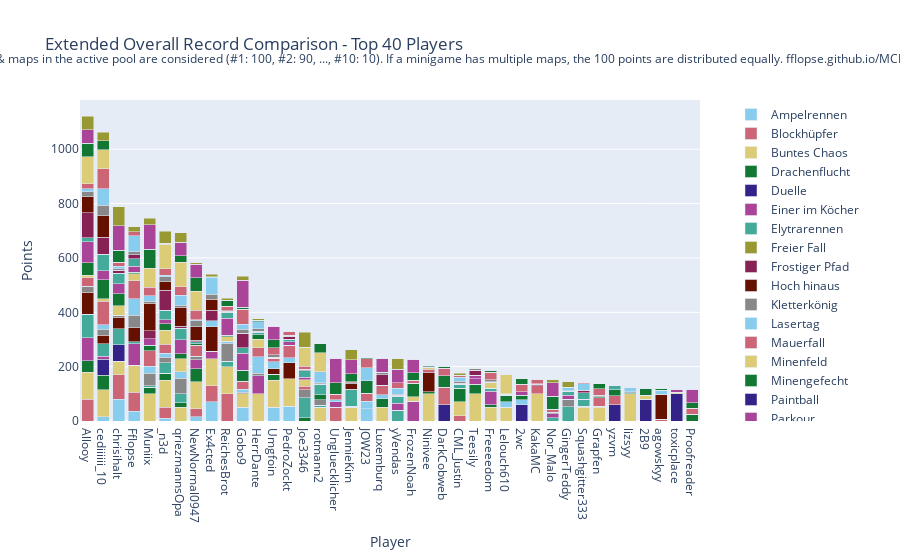

The notebook cell saved with this chart:
### Code cell
import plotly.graph_objects as go

# Sum all columns to get the total score
outDf['Total'] = outDf.sum(axis=1)

# Sort by total score and fill N/A values with 0
outDf = outDf.sort_values(by='Total', ascending=False).fillna(0)

# Crop to top 10 players
cropDf = outDf.head(40).copy()

# Drop the 'Total' column for plotting
cropDf = cropDf.drop(columns=['Total'])

# Create a color palette
color_palette = px.colors.qualitative.Safe

# Create the stacked bar plot
fig = go.Figure()

cropDf = remove_duplicate_columns(cropDf)

for column in cropDf.columns.difference(['Player']):
    fig.add_trace(go.Bar(
        x=cropDf.index,
        y=cropDf[column],
        name=column,
        marker_color=color_palette[len(fig.data) % len(color_palette)]
    ))

# Update layout
fig.update_layout(
    barmode='stack',
    title='Extended Overall Record Comparison - Top 40 Players',
    xaxis=dict(title='Player'),
    yaxis=dict(title='Points'),
    #height=800,
    #width=1000,
    legend=dict(
        x=1.05,
        y=0.5,
        traceorder='normal',
        font=dict(size=12),
        bgcolor='rgba(255, 255, 255, 0)',
        bordercolor='rgba(0, 0, 0, 0)'
    ),
    margin=dict(r=200),  # Adjust right margin to make room for the legend
    annotations=[
        dict(
            x=0.5,
            y=1.1635,
            xref='paper',
            yref='paper',
            text='Max 100 points per minigame. Records #1 through #10 of games & maps in the active pool are considered (#1: 100, #2: 90, ..., #10: 10). If a minigame has multiple maps, the 100 points are distributed equally. fflopse.github.io/MCP-Records/data-analysis/global-ranking.ipynb',
            showarrow=False,
            font=dict(size=12),
            xanchor='center'
        )
    ]
)

fig.show()

# save the plot as an html file

fig.write_html('out/ext_overall_record_comparison.html')

### Figure 1 — Plotly figure (JSON) as saved in the notebook; plotly's stock layout.template omitted (floating-point values rounded to 4 significant figures)
{"data": [{"marker": {"color": "rgb(136, 204, 238)"}, "name": "Ampelrennen", "type": "bar", "x": ["Allooy", "cediiiiii_10", "chrisihalt", "Fflopse", "Muniix", "_n3d", "qriezmannsOpa", "NewNormal0947", "Ex4cted", "ReichesBrot", "Gobo9", "HerrDante", "Umgfoin", "PedroZockt", "Joe3346", "rotmann2", "Ungluecklicher", "JennieKim", "JOW23", "Luxemburq", "yVendas", "FrozenNoah", "Ninivee", "DarkCobweb", "CML_Justin", "Teesily", "Freeeedom", "Lelouch610", "2wc", "KakaMC", "Nor_Malo", "GingerTeddy", "Squashgitter333", "Grapfen", "yzvm", "lizsyy", "2B9", "agowskyy", "toxicplace", "Proofreader"], "y": [0.0, 15.0, 80.0, 35.0, 0.0, 10.0, 0.0, 15.0, 70.0, 0.0, 50.0, 0.0, 50.0, 55.0, 0.0, 0.0, 0.0, 0.0, 45.0, 0.0, 0.0, 0.0, 0.0, 0.0, 0.0, 0.0, 0.0, 0.0, 0.0, 0.0, 0.0, 0.0, 0.0, 0.0, 0.0, 0.0, 0.0, 0.0, 0.0, 0.0]}, {"marker": {"color": "rgb(204, 102, 119)"}, "name": "Blockhüpfer", "type": "bar", "x": ["Allooy", "cediiiiii_10", "chrisihalt", "Fflopse", "Muniix", "_n3d", "qriezmannsOpa", "NewNormal0947", "Ex4cted", "ReichesBrot", "Gobo9", "HerrDante", "Umgfoin", "PedroZockt", "Joe3346", "rotmann2", "Ungluecklicher", "JennieKim", "JOW23", "Luxemburq", "yVendas", "FrozenNoah", "Ninivee", "DarkCobweb", "CML_Justin", "Teesily", "Freeeedom", "Lelouch610", "2wc", "KakaMC", "Nor_Malo", "GingerTeddy", "Squashgitter333", "Grapfen", "yzvm", "lizsyy", "2B9", "agowskyy", "toxicplace", "Proofreader"], "y": [80.0, 0.0, 90.0, 70.0, 0.0, 40.0, 0.0, 30.0, 60.0, 100.0, 0.0, 0.0, 0.0, 0.0, 0.0, 0.0, 50.0, 0.0, 0.0, 0.0, 0.0, 0.0, 0.0, 0.0, 20.0, 0.0, 0.0, 0.0, 0.0, 0.0, 0.0, 0.0, 0.0, 0.0, 0.0, 0.0, 0.0, 0.0, 0.0, 0.0]}, {"marker": {"color": "rgb(221, 204, 119)"}, "name": "Buntes Chaos", "type": "bar", "x": ["Allooy", "cediiiiii_10", "chrisihalt", "Fflopse", "Muniix", "_n3d", "qriezmannsOpa", "NewNormal0947", "Ex4cted", "ReichesBrot", "Gobo9", "HerrDante", "Umgfoin", "PedroZockt", "Joe3346", "rotmann2", "Ungluecklicher", "JennieKim", "JOW23", "Luxemburq", "yVendas", "FrozenNoah", "Ninivee", "DarkCobweb", "CML_Justin", "Teesily", "Freeeedom", "Lelouch610", "2wc", "KakaMC", "Nor_Malo", "GingerTeddy", "Squashgitter333", "Grapfen", "yzvm", "lizsyy", "2B9", "agowskyy", "toxicplace", "Proofreader"], "y": [100.0, 100.0, 50.0, 100.0, 100.0, 100.0, 50.0, 100.0, 100.0, 100.0, 50.0, 100.0, 100.0, 100.0, 0.0, 50.0, 0.0, 50.0, 0.0, 50.0, 0.0, 0.0, 100.0, 0.0, 50.0, 100.0, 50.0, 50.0, 0.0, 100.0, 0.0, 0.0, 50.0, 50.0, 0.0, 100.0, 0.0, 0.0, 0.0, 0.0]}, {"marker": {"color": "rgb(17, 119, 51)"}, "name": "Drachenflucht", "type": "bar", "x": ["Allooy", "cediiiiii_10", "chrisihalt", "Fflopse", "Muniix", "_n3d", "qriezmannsOpa", "NewNormal0947", "Ex4cted", "ReichesBrot", "Gobo9", "HerrDante", "Umgfoin", "PedroZockt", "Joe3346", "rotmann2", "Ungluecklicher", "JennieKim", "JOW23", "Luxemburq", "yVendas", "FrozenNoah", "Ninivee", "DarkCobweb", "CML_Justin", "Teesily", "Freeeedom", "Lelouch610", "2wc", "KakaMC", "Nor_Malo", "GingerTeddy", "Squashgitter333", "Grapfen", "yzvm", "lizsyy", "2B9", "agowskyy", "toxicplace", "Proofreader"], "y": [42.5, 52.5, 0.0, 0.0, 25.0, 25.0, 17.5, 47.5, 0.0, 0.0, 0.0, 0.0, 22.5, 0.0, 12.5, 0.0, 0.0, 0.0, 0.0, 32.5, 0.0, 0.0, 7.5, 0.0, 50.0, 35.0, 10.0, 0.0, 0.0, 0.0, 0.0, 0.0, 5.0, 5.0, 0.0, 0.0, 0.0, 0.0, 0.0, 25.0]}, {"marker": {"color": "rgb(51, 34, 136)"}, "name": "Duelle", "type": "bar", "x": ["Allooy", "cediiiiii_10", "chrisihalt", "Fflopse", "Muniix", "_n3d", "qriezmannsOpa", "NewNormal0947", "Ex4cted", "ReichesBrot", "Gobo9", "HerrDante", "Umgfoin", "PedroZockt", "Joe3346", "rotmann2", "Ungluecklicher", "JennieKim", "JOW23", "Luxemburq", "yVendas", "FrozenNoah", "Ninivee", "DarkCobweb", "CML_Justin", "Teesily", "Freeeedom", "Lelouch610", "2wc", "KakaMC", "Nor_Malo", "GingerTeddy", "Squashgitter333", "Grapfen", "yzvm", "lizsyy", "2B9", "agowskyy", "toxicplace", "Proofreader"], "y": [0.0, 60.0, 60.0, 0.0, 0.0, 0.0, 0.0, 0.0, 0.0, 0.0, 0.0, 0.0, 0.0, 0.0, 0.0, 0.0, 0.0, 0.0, 0.0, 0.0, 0.0, 0.0, 0.0, 60.0, 0.0, 0.0, 0.0, 0.0, 60.0, 0.0, 0.0, 0.0, 0.0, 0.0, 60.0, 0.0, 80.0, 0.0, 100.0, 0.0]}, {"marker": {"color": "rgb(170, 68, 153)"}, "name": "Einer im Köcher", "type": "bar", "x": ["Allooy", "cediiiiii_10", "chrisihalt", "Fflopse", "Muniix", "_n3d", "qriezmannsOpa", "NewNormal0947", "Ex4cted", "ReichesBrot", "Gobo9", "HerrDante", "Umgfoin", "PedroZockt", "Joe3346", "rotmann2", "Ungluecklicher", "JennieKim", "JOW23", "Luxemburq", "yVendas", "FrozenNoah", "Ninivee", "DarkCobweb", "CML_Justin", "Teesily", "Freeeedom", "Lelouch610", "2wc", "KakaMC", "Nor_Malo", "GingerTeddy", "Squashgitter333", "Grapfen", "yzvm", "lizsyy", "2B9", "agowskyy", "toxicplace", "Proofreader"], "y": [83.33, 10.0, 0.0, 80.0, 0.0, 0.0, 0.0, 33.33, 26.67, 0.0, 0.0, 66.67, 0.0, 0.0, 0.0, 0.0, 20.0, 0.0, 0.0, 0.0, 0.0, 73.33, 0.0, 0.0, 0.0, 20.0, 50.0, 0.0, 0.0, 0.0, 0.0, 0.0, 0.0, 0.0, 0.0, 0.0, 0.0, 0.0, 0.0, 0.0]}, {"marker": {"color": "rgb(68, 170, 153)"}, "name": "Elytrarennen", "type": "bar", "x": ["Allooy", "cediiiiii_10", "chrisihalt", "Fflopse", "Muniix", "_n3d", "qriezmannsOpa", "NewNormal0947", "Ex4cted", "ReichesBrot", "Gobo9", "HerrDante", "Umgfoin", "PedroZockt", "Joe3346", "rotmann2", "Ungluecklicher", "JennieKim", "JOW23", "Luxemburq", "yVendas", "FrozenNoah", "Ninivee", "DarkCobweb", "CML_Justin", "Teesily", "Freeeedom", "Lelouch610", "2wc", "KakaMC", "Nor_Malo", "GingerTeddy", "Squashgitter333", "Grapfen", "yzvm", "lizsyy", "2B9", "agowskyy", "toxicplace", "Proofreader"], "y": [87.5, 47.5, 60.0, 7.5, 5.0, 40.0, 32.5, 0.0, 0.0, 20.0, 0.0, 0.0, 0.0, 0.0, 72.5, 7.5, 0.0, 0.0, 0.0, 0.0, 40.0, 0.0, 0.0, 0.0, 15.0, 0.0, 10.0, 0.0, 0.0, 0.0, 12.5, 52.5, 25.0, 0.0, 0.0, 0.0, 0.0, 0.0, 0.0, 0.0]}, {"marker": {"color": "rgb(153, 153, 51)"}, "name": "Freier Fall", "type": "bar", "x": ["Allooy", "cediiiiii_10", "chrisihalt", "Fflopse", "Muniix", "_n3d", "qriezmannsOpa", "NewNormal0947", "Ex4cted", "ReichesBrot", "Gobo9", "HerrDante", "Umgfoin", "PedroZockt", "Joe3346", "rotmann2", "Ungluecklicher", "JennieKim", "JOW23", "Luxemburq", "yVendas", "FrozenNoah", "Ninivee", "DarkCobweb", "CML_Justin", "Teesily", "Freeeedom", "Lelouch610", "2wc", "KakaMC", "Nor_Malo", "GingerTeddy", "Squashgitter333", "Grapfen", "yzvm", "lizsyy", "2B9", "agowskyy", "toxicplace", "Proofreader"], "y": [0.0, 0.0, 0.0, 0.0, 0.0, 0.0, 0.0, 0.0, 0.0, 0.0, 0.0, 0.0, 0.0, 0.0, 0.0, 0.0, 0.0, 0.0, 0.0, 0.0, 0.0, 0.0, 0.0, 0.0, 0.0, 0.0, 0.0, 0.0, 0.0, 0.0, 0.0, 0.0, 0.0, 0.0, 0.0, 0.0, 0.0, 0.0, 0.0, 0.0]}, {"marker": {"color": "rgb(136, 34, 85)"}, "name": "Frostiger Pfad", "type": "bar", "x": ["Allooy", "cediiiiii_10", "chrisihalt", "Fflopse", "Muniix", "_n3d", "qriezmannsOpa", "NewNormal0947", "Ex4cted", "ReichesBrot", "Gobo9", "HerrDante", "Umgfoin", "PedroZockt", "Joe3346", "rotmann2", "Ungluecklicher", "JennieKim", "JOW23", "Luxemburq", "yVendas", "FrozenNoah", "Ninivee", "DarkCobweb", "CML_Justin", "Teesily", "Freeeedom", "Lelouch610", "2wc", "KakaMC", "Nor_Malo", "GingerTeddy", "Squashgitter333", "Grapfen", "yzvm", "lizsyy", "2B9", "agowskyy", "toxicplace", "Proofreader"], "y": [0.0, 0.0, 0.0, 0.0, 0.0, 0.0, 0.0, 0.0, 0.0, 0.0, 0.0, 0.0, 0.0, 0.0, 0.0, 0.0, 0.0, 0.0, 0.0, 0.0, 0.0, 0.0, 0.0, 0.0, 0.0, 0.0, 0.0, 0.0, 0.0, 0.0, 0.0, 0.0, 0.0, 0.0, 0.0, 0.0, 0.0, 0.0, 0.0, 0.0]}, {"marker": {"color": "rgb(102, 17, 0)"}, "name": "Hoch hinaus", "type": "bar", "x": ["Allooy", "cediiiiii_10", "chrisihalt", "Fflopse", "Muniix", "_n3d", "qriezmannsOpa", "NewNormal0947", "Ex4cted", "ReichesBrot", "Gobo9", "HerrDante", "Umgfoin", "PedroZockt", "Joe3346", "rotmann2", "Ungluecklicher", "JennieKim", "JOW23", "Luxemburq", "yVendas", "FrozenNoah", "Ninivee", "DarkCobweb", "CML_Justin", "Teesily", "Freeeedom", "Lelouch610", "2wc", "KakaMC", "Nor_Malo", "GingerTeddy", "Squashgitter333", "Grapfen", "yzvm", "lizsyy", "2B9", "agowskyy", "toxicplace", "Proofreader"], "y": [80.0, 30.0, 40.0, 50.0, 0.0, 0.0, 0.0, 0.0, 90.0, 0.0, 0.0, 0.0, 20.0, 60.0, 0.0, 0.0, 0.0, 0.0, 0.0, 0.0, 0.0, 0.0, 70.0, 0.0, 0.0, 0.0, 0.0, 0.0, 0.0, 0.0, 0.0, 0.0, 0.0, 0.0, 0.0, 0.0, 0.0, 0.0, 0.0, 0.0]}, {"marker": {"color": "rgb(136, 136, 136)"}, "name": "Kletterkönig", "type": "bar", "x": ["Allooy", "cediiiiii_10", "chrisihalt", "Fflopse", "Muniix", "_n3d", "qriezmannsOpa", "NewNormal0947", "Ex4cted", "ReichesBrot", "Gobo9", "HerrDante", "Umgfoin", "PedroZockt", "Joe3346", "rotmann2", "Ungluecklicher", "JennieKim", "JOW23", "Luxemburq", "yVendas", "FrozenNoah", "Ninivee", "DarkCobweb", "CML_Justin", "Teesily", "Freeeedom", "Lelouch610", "2wc", "KakaMC", "Nor_Malo", "GingerTeddy", "Squashgitter333", "Grapfen", "yzvm", "lizsyy", "2B9", "agowskyy", "toxicplace", "Proofreader"], "y": [23.33, 23.33, 10.0, 46.67, 46.67, 20.0, 56.67, 13.33, 0.0, 66.67, 6.667, 10.0, 0.0, 0.0, 30.0, 20.0, 0.0, 0.0, 0.0, 0.0, 0.0, 0.0, 0.0, 0.0, 0.0, 0.0, 0.0, 0.0, 0.0, 0.0, 0.0, 26.67, 0.0, 0.0, 0.0, 0.0, 0.0, 0.0, 0.0, 0.0]}, {"marker": {"color": "rgb(136, 204, 238)"}, "name": "Lasertag", "type": "bar", "x": ["Allooy", "cediiiiii_10", "chrisihalt", "Fflopse", "Muniix", "_n3d", "qriezmannsOpa", "NewNormal0947", "Ex4cted", "ReichesBrot", "Gobo9", "HerrDante", "Umgfoin", "PedroZockt", "Joe3346", "rotmann2", "Ungluecklicher", "JennieKim", "JOW23", "Luxemburq", "yVendas", "FrozenNoah", "Ninivee", "DarkCobweb", "CML_Justin", "Teesily", "Freeeedom", "Lelouch610", "2wc", "KakaMC", "Nor_Malo", "GingerTeddy", "Squashgitter333", "Grapfen", "yzvm", "lizsyy", "2B9", "agowskyy", "toxicplace", "Proofreader"], "y": [0.0, 15.0, 0.0, 60.0, 25.0, 15.0, 25.0, 0.0, 22.5, 7.5, 10.0, 60.0, 25.0, 17.5, 0.0, 0.0, 0.0, 5.0, 27.5, 15.0, 0.0, 0.0, 0.0, 0.0, 0.0, 0.0, 0.0, 20.0, 17.5, 0.0, 0.0, 0.0, 0.0, 0.0, 0.0, 0.0, 0.0, 0.0, 0.0, 0.0]}, {"marker": {"color": "rgb(204, 102, 119)"}, "name": "Mauerfall", "type": "bar", "x": ["Allooy", "cediiiiii_10", "chrisihalt", "Fflopse", "Muniix", "_n3d", "qriezmannsOpa", "NewNormal0947", "Ex4cted", "ReichesBrot", "Gobo9", "HerrDante", "Umgfoin", "PedroZockt", "Joe3346", "rotmann2", "Ungluecklicher", "JennieKim", "JOW23", "Luxemburq", "yVendas", "FrozenNoah", "Ninivee", "DarkCobweb", "CML_Justin", "Teesily", "Freeeedom", "Lelouch610", "2wc", "KakaMC", "Nor_Malo", "GingerTeddy", "Squashgitter333", "Grapfen", "yzvm", "lizsyy", "2B9", "agowskyy", "toxicplace", "Proofreader"], "y": [30.0, 86.67, 0.0, 66.67, 56.67, 33.33, 0.0, 40.0, 0.0, 0.0, 30.0, 33.33, 13.33, 46.67, 13.33, 0.0, 0.0, 0.0, 30.0, 33.33, 0.0, 0.0, 13.33, 63.33, 0.0, 0.0, 0.0, 0.0, 0.0, 30.0, 0.0, 0.0, 0.0, 30.0, 33.33, 0.0, 0.0, 6.667, 0.0, 0.0]}, {"marker": {"color": "rgb(221, 204, 119)"}, "name": "Minenfeld", "type": "bar", "x": ["Allooy", "cediiiiii_10", "chrisihalt", "Fflopse", "Muniix", "_n3d", "qriezmannsOpa", "NewNormal0947", "Ex4cted", "ReichesBrot", "Gobo9", "HerrDante", "Umgfoin", "PedroZockt", "Joe3346", "rotmann2", "Ungluecklicher", "JennieKim", "JOW23", "Luxemburq", "yVendas", "FrozenNoah", "Ninivee", "DarkCobweb", "CML_Justin", "Teesily", "Freeeedom", "Lelouch610", "2wc", "KakaMC", "Nor_Malo", "GingerTeddy", "Squashgitter333", "Grapfen", "yzvm", "lizsyy", "2B9", "agowskyy", "toxicplace", "Proofreader"], "y": [10.0, 10.0, 33.33, 26.67, 0.0, 50.0, 46.67, 0.0, 0.0, 16.67, 0.0, 30.0, 0.0, 0.0, 23.33, 0.0, 0.0, 0.0, 0.0, 0.0, 0.0, 16.67, 6.667, 0.0, 0.0, 0.0, 23.33, 0.0, 0.0, 0.0, 0.0, 0.0, 0.0, 0.0, 0.0, 0.0, 13.33, 0.0, 6.667, 0.0]}, {"marker": {"color": "rgb(17, 119, 51)"}, "name": "Minengefecht", "type": "bar", "x": ["Allooy", "cediiiiii_10", "chrisihalt", "Fflopse", "Muniix", "_n3d", "qriezmannsOpa", "NewNormal0947", "Ex4cted", "ReichesBrot", "Gobo9", "HerrDante", "Umgfoin", "PedroZockt", "Joe3346", "rotmann2", "Ungluecklicher", "JennieKim", "JOW23", "Luxemburq", "yVendas", "FrozenNoah", "Ninivee", "DarkCobweb", "CML_Justin", "Teesily", "Freeeedom", "Lelouch610", "2wc", "KakaMC", "Nor_Malo", "GingerTeddy", "Squashgitter333", "Grapfen", "yzvm", "lizsyy", "2B9", "agowskyy", "toxicplace", "Proofreader"], "y": [45.0, 70.0, 45.0, 5.0, 20.0, 25.0, 20.0, 5.0, 0.0, 5.0, 40.0, 17.5, 0.0, 0.0, 0.0, 20.0, 0.0, 0.0, 45.0, 0.0, 0.0, 47.5, 0.0, 42.5, 0.0, 0.0, 0.0, 25.0, 17.5, 0.0, 0.0, 0.0, 0.0, 5.0, 22.5, 0.0, 0.0, 0.0, 0.0, 0.0]}, {"marker": {"color": "rgb(51, 34, 136)"}, "name": "Paintball", "type": "bar", "x": ["Allooy", "cediiiiii_10", "chrisihalt", "Fflopse", "Muniix", "_n3d", "qriezmannsOpa", "NewNormal0947", "Ex4cted", "ReichesBrot", "Gobo9", "HerrDante", "Umgfoin", "PedroZockt", "Joe3346", "rotmann2", "Ungluecklicher", "JennieKim", "JOW23", "Luxemburq", "yVendas", "FrozenNoah", "Ninivee", "DarkCobweb", "CML_Justin", "Teesily", "Freeeedom", "Lelouch610", "2wc", "KakaMC", "Nor_Malo", "GingerTeddy", "Squashgitter333", "Grapfen", "yzvm", "lizsyy", "2B9", "agowskyy", "toxicplace", "Proofreader"], "y": [0.0, 0.0, 0.0, 0.0, 0.0, 0.0, 0.0, 0.0, 0.0, 0.0, 0.0, 0.0, 0.0, 0.0, 0.0, 0.0, 0.0, 0.0, 0.0, 0.0, 0.0, 0.0, 0.0, 0.0, 0.0, 0.0, 0.0, 0.0, 0.0, 0.0, 0.0, 0.0, 0.0, 0.0, 0.0, 0.0, 0.0, 0.0, 0.0, 0.0]}, {"marker": {"color": "rgb(170, 68, 153)"}, "name": "Parkour", "type": "bar", "x": ["Allooy", "cediiiiii_10", "chrisihalt", "Fflopse", "Muniix", "_n3d", "qriezmannsOpa", "NewNormal0947", "Ex4cted", "ReichesBrot", "Gobo9", "HerrDante", "Umgfoin", "PedroZockt", "Joe3346", "rotmann2", "Ungluecklicher", "JennieKim", "JOW23", "Luxemburq", "yVendas", "FrozenNoah", "Ninivee", "DarkCobweb", "CML_Justin", "Teesily", "Freeeedom", "Lelouch610", "2wc", "KakaMC", "Nor_Malo", "GingerTeddy", "Squashgitter333", "Grapfen", "yzvm", "lizsyy", "2B9", "agowskyy", "toxicplace", "Proofreader"], "y": [77.5, 32.5, 37.5, 22.5, 25.0, 15.0, 50.0, 0.0, 0.0, 62.5, 62.5, 0.0, 0.0, 12.5, 10.0, 0.0, 0.0, 0.0, 0.0, 0.0, 25.0, 0.0, 0.0, 0.0, 0.0, 12.5, 0.0, 0.0, 12.5, 0.0, 15.0, 15.0, 0.0, 0.0, 0.0, 0.0, 0.0, 0.0, 10.0, 0.0]}, {"marker": {"color": "rgb(68, 170, 153)"}, "name": "Pferderennen", "type": "bar", "x": ["Allooy", "cediiiiii_10", "chrisihalt", "Fflopse", "Muniix", "_n3d", "qriezmannsOpa", "NewNormal0947", "Ex4cted", "ReichesBrot", "Gobo9", "HerrDante", "Umgfoin", "PedroZockt", "Joe3346", "rotmann2", "Ungluecklicher", "JennieKim", "JOW23", "Luxemburq", "yVendas", "FrozenNoah", "Ninivee", "DarkCobweb", "CML_Justin", "Teesily", "Freeeedom", "Lelouch610", "2wc", "KakaMC", "Nor_Malo", "GingerTeddy", "Squashgitter333", "Grapfen", "yzvm", "lizsyy", "2B9", "agowskyy", "toxicplace", "Proofreader"], "y": [15.0, 61.67, 38.33, 26.67, 0.0, 35.0, 43.33, 6.667, 0.0, 21.67, 20.0, 8.333, 3.333, 8.333, 23.33, 38.33, 0.0, 60.0, 0.0, 0.0, 26.67, 0.0, 0.0, 0.0, 0.0, 0.0, 0.0, 3.333, 0.0, 0.0, 0.0, 15.0, 23.33, 0.0, 13.33, 3.333, 0.0, 0.0, 0.0, 0.0]}, {"marker": {"color": "rgb(153, 153, 51)"}, "name": "Reihenfolge", "type": "bar", "x": ["Allooy", "cediiiiii_10", "chrisihalt", "Fflopse", "Muniix", "_n3d", "qriezmannsOpa", "NewNormal0947", "Ex4cted", "ReichesBrot", "Gobo9", "HerrDante", "Umgfoin", "PedroZockt", "Joe3346", "rotmann2", "Ungluecklicher", "JennieKim", "JOW23", "Luxemburq", "yVendas", "FrozenNoah", "Ninivee", "DarkCobweb", "CML_Justin", "Teesily", "Freeeedom", "Lelouch610", "2wc", "KakaMC", "Nor_Malo", "GingerTeddy", "Squashgitter333", "Grapfen", "yzvm", "lizsyy", "2B9", "agowskyy", "toxicplace", "Proofreader"], "y": [0.0, 0.0, 0.0, 0.0, 0.0, 0.0, 0.0, 0.0, 0.0, 0.0, 0.0, 0.0, 0.0, 0.0, 0.0, 0.0, 0.0, 0.0, 0.0, 0.0, 0.0, 0.0, 0.0, 0.0, 0.0, 0.0, 0.0, 0.0, 0.0, 0.0, 0.0, 0.0, 0.0, 0.0, 0.0, 0.0, 0.0, 0.0, 0.0, 0.0]}, {"marker": {"color": "rgb(136, 34, 85)"}, "name": "Replika", "type": "bar", "x": ["Allooy", "cediiiiii_10", "chrisihalt", "Fflopse", "Muniix", "_n3d", "qriezmannsOpa", "NewNormal0947", "Ex4cted", "ReichesBrot", "Gobo9", "HerrDante", "Umgfoin", "PedroZockt", "Joe3346", "rotmann2", "Ungluecklicher", "JennieKim", "JOW23", "Luxemburq", "yVendas", "FrozenNoah", "Ninivee", "DarkCobweb", "CML_Justin", "Teesily", "Freeeedom", "Lelouch610", "2wc", "KakaMC", "Nor_Malo", "GingerTeddy", "Squashgitter333", "Grapfen", "yzvm", "lizsyy", "2B9", "agowskyy", "toxicplace", "Proofreader"], "y": [91.86, 61.27, 11.53, 15.59, 29.24, 73.73, 7.712, 6.441, 39.24, 3.22, 53.9, 3.644, 0.1695, 11.61, 0.0, 0.7627, 0.4237, 1.949, 0.5085, 39.92, 2.627, 0.0, 0.0, 0.0, 4.322, 19.32, 1.102, 0.8475, 0.0, 4.576, 0.0, 0.2542, 8.644, 0.0, 0.0, 0.9322, 0.0, 0.0, 0.0, 0.0]}, {"marker": {"color": "rgb(102, 17, 0)"}, "name": "Runterpurzeln", "type": "bar", "x": ["Allooy", "cediiiiii_10", "chrisihalt", "Fflopse", "Muniix", "_n3d", "qriezmannsOpa", "NewNormal0947", "Ex4cted", "ReichesBrot", "Gobo9", "HerrDante", "Umgfoin", "PedroZockt", "Joe3346", "rotmann2", "Ungluecklicher", "JennieKim", "JOW23", "Luxemburq", "yVendas", "FrozenNoah", "Ninivee", "DarkCobweb", "CML_Justin", "Teesily", "Freeeedom", "Lelouch610", "2wc", "KakaMC", "Nor_Malo", "GingerTeddy", "Squashgitter333", "Grapfen", "yzvm", "lizsyy", "2B9", "agowskyy", "toxicplace", "Proofreader"], "y": [60.0, 80.0, 0.0, 0.0, 100.0, 30.0, 70.0, 50.0, 40.0, 0.0, 0.0, 0.0, 0.0, 0.0, 0.0, 0.0, 0.0, 20.0, 0.0, 0.0, 0.0, 0.0, 0.0, 0.0, 0.0, 0.0, 0.0, 0.0, 0.0, 0.0, 0.0, 0.0, 0.0, 0.0, 0.0, 0.0, 0.0, 90.0, 0.0, 0.0]}, {"marker": {"color": "rgb(136, 136, 136)"}, "name": "Sammelwahn", "type": "bar", "x": ["Allooy", "cediiiiii_10", "chrisihalt", "Fflopse", "Muniix", "_n3d", "qriezmannsOpa", "NewNormal0947", "Ex4cted", "ReichesBrot", "Gobo9", "HerrDante", "Umgfoin", "PedroZockt", "Joe3346", "rotmann2", "Ungluecklicher", "JennieKim", "JOW23", "Luxemburq", "yVendas", "FrozenNoah", "Ninivee", "DarkCobweb", "CML_Justin", "Teesily", "Freeeedom", "Lelouch610", "2wc", "KakaMC", "Nor_Malo", "GingerTeddy", "Squashgitter333", "Grapfen", "yzvm", "lizsyy", "2B9", "agowskyy", "toxicplace", "Proofreader"], "y": [17.91, 39.3, 4.651, 10.0, 8.372, 19.53, 6.279, 21.16, 17.44, 2.093, 15.12, 10.93, 9.535, 4.651, 5.814, 4.419, 0.9302, 4.419, 0.4651, 9.535, 4.419, 2.326, 1.395, 1.395, 7.209, 5.349, 7.209, 0.4651, 0.0, 2.791, 3.953, 1.628, 0.4651, 4.884, 0.0, 2.791, 2.326, 1.86, 0.0, 0.0]}, {"marker": {"color": "rgb(136, 204, 238)"}, "name": "Schießstand", "type": "bar", "x": ["Allooy", "cediiiiii_10", "chrisihalt", "Fflopse", "Muniix", "_n3d", "qriezmannsOpa", "NewNormal0947", "Ex4cted", "ReichesBrot", "Gobo9", "HerrDante", "Umgfoin", "PedroZockt", "Joe3346", "rotmann2", "Ungluecklicher", "JennieKim", "JOW23", "Luxemburq", "yVendas", "FrozenNoah", "Ninivee", "DarkCobweb", "CML_Justin", "Teesily", "Freeeedom", "Lelouch610", "2wc", "KakaMC", "Nor_Malo", "GingerTeddy", "Squashgitter333", "Grapfen", "yzvm", "lizsyy", "2B9", "agowskyy", "toxicplace", "Proofreader"], "y": [10.0, 60.0, 10.0, 60.0, 20.0, 5.0, 37.5, 5.0, 62.5, 0.0, 17.5, 25.0, 0.0, 0.0, 0.0, 40.0, 7.5, 0.0, 47.5, 0.0, 22.5, 0.0, 0.0, 0.0, 15.0, 0.0, 0.0, 0.0, 0.0, 0.0, 0.0, 12.5, 25.0, 0.0, 0.0, 15.0, 0.0, 15.0, 0.0, 0.0]}, {"marker": {"color": "rgb(204, 102, 119)"}, "name": "Skywars", "type": "bar", "x": ["Allooy", "cediiiiii_10", "chrisihalt", "Fflopse", "Muniix", "_n3d", "qriezmannsOpa", "NewNormal0947", "Ex4cted", "ReichesBrot", "Gobo9", "HerrDante", "Umgfoin", "PedroZockt", "Joe3346", "rotmann2", "Ungluecklicher", "JennieKim", "JOW23", "Luxemburq", "yVendas", "FrozenNoah", "Ninivee", "DarkCobweb", "CML_Justin", "Teesily", "Freeeedom", "Lelouch610", "2wc", "KakaMC", "Nor_Malo", "GingerTeddy", "Squashgitter333", "Grapfen", "yzvm", "lizsyy", "2B9", "agowskyy", "toxicplace", "Proofreader"], "y": [18.33, 73.33, 13.33, 13.33, 31.67, 23.33, 31.67, 33.33, 3.333, 16.67, 55.0, 0.0, 25.0, 13.33, 10.0, 0.0, 20.0, 3.333, 33.33, 0.0, 20.0, 10.0, 0.0, 26.67, 6.667, 0.0, 28.33, 0.0, 28.33, 16.67, 11.67, 0.0, 3.333, 23.33, 0.0, 0.0, 0.0, 0.0, 0.0, 21.67]}, {"marker": {"color": "rgb(221, 204, 119)"}, "name": "Spleef", "type": "bar", "x": ["Allooy", "cediiiiii_10", "chrisihalt", "Fflopse", "Muniix", "_n3d", "qriezmannsOpa", "NewNormal0947", "Ex4cted", "ReichesBrot", "Gobo9", "HerrDante", "Umgfoin", "PedroZockt", "Joe3346", "rotmann2", "Ungluecklicher", "JennieKim", "JOW23", "Luxemburq", "yVendas", "FrozenNoah", "Ninivee", "DarkCobweb", "CML_Justin", "Teesily", "Freeeedom", "Lelouch610", "2wc", "KakaMC", "Nor_Malo", "GingerTeddy", "Squashgitter333", "Grapfen", "yzvm", "lizsyy", "2B9", "agowskyy", "toxicplace", "Proofreader"], "y": [100.0, 70.0, 0.0, 0.0, 70.0, 90.0, 90.0, 70.0, 0.0, 0.0, 0.0, 0.0, 0.0, 0.0, 70.0, 70.0, 0.0, 0.0, 0.0, 0.0, 0.0, 0.0, 0.0, 0.0, 0.0, 0.0, 0.0, 70.0, 0.0, 0.0, 0.0, 0.0, 0.0, 0.0, 0.0, 0.0, 0.0, 0.0, 0.0, 0.0]}, {"marker": {"color": "rgb(17, 119, 51)"}, "name": "Survivalgames", "type": "bar", "x": ["Allooy", "cediiiiii_10", "chrisihalt", "Fflopse", "Muniix", "_n3d", "qriezmannsOpa", "NewNormal0947", "Ex4cted", "ReichesBrot", "Gobo9", "HerrDante", "Umgfoin", "PedroZockt", "Joe3346", "rotmann2", "Ungluecklicher", "JennieKim", "JOW23", "Luxemburq", "yVendas", "FrozenNoah", "Ninivee", "DarkCobweb", "CML_Justin", "Teesily", "Freeeedom", "Lelouch610", "2wc", "KakaMC", "Nor_Malo", "GingerTeddy", "Squashgitter333", "Grapfen", "yzvm", "lizsyy", "2B9", "agowskyy", "toxicplace", "Proofreader"], "y": [50.0, 32.5, 45.0, 0.0, 70.0, 5.0, 22.5, 50.0, 0.0, 22.5, 7.5, 5.0, 30.0, 0.0, 0.0, 32.5, 42.5, 30.0, 5.0, 0.0, 0.0, 27.5, 5.0, 5.0, 0.0, 0.0, 7.5, 0.0, 20.0, 0.0, 47.5, 0.0, 0.0, 20.0, 0.0, 0.0, 25.0, 5.0, 0.0, 20.0]}, {"marker": {"color": "rgb(51, 34, 136)"}, "name": "Todeswürfel", "type": "bar", "x": ["Allooy", "cediiiiii_10", "chrisihalt", "Fflopse", "Muniix", "_n3d", "qriezmannsOpa", "NewNormal0947", "Ex4cted", "ReichesBrot", "Gobo9", "HerrDante", "Umgfoin", "PedroZockt", "Joe3346", "rotmann2", "Ungluecklicher", "JennieKim", "JOW23", "Luxemburq", "yVendas", "FrozenNoah", "Ninivee", "DarkCobweb", "CML_Justin", "Teesily", "Freeeedom", "Lelouch610", "2wc", "KakaMC", "Nor_Malo", "GingerTeddy", "Squashgitter333", "Grapfen", "yzvm", "lizsyy", "2B9", "agowskyy", "toxicplace", "Proofreader"], "y": [0.0, 0.0, 0.0, 0.0, 0.0, 0.0, 0.0, 0.0, 0.0, 0.0, 0.0, 0.0, 0.0, 0.0, 0.0, 0.0, 0.0, 0.0, 0.0, 0.0, 0.0, 0.0, 0.0, 0.0, 0.0, 0.0, 0.0, 0.0, 0.0, 0.0, 0.0, 0.0, 0.0, 0.0, 0.0, 0.0, 0.0, 0.0, 0.0, 0.0]}, {"marker": {"color": "rgb(170, 68, 153)"}, "name": "Turmroulette", "type": "bar", "x": ["Allooy", "cediiiiii_10", "chrisihalt", "Fflopse", "Muniix", "_n3d", "qriezmannsOpa", "NewNormal0947", "Ex4cted", "ReichesBrot", "Gobo9", "HerrDante", "Umgfoin", "PedroZockt", "Joe3346", "rotmann2", "Ungluecklicher", "JennieKim", "JOW23", "Luxemburq", "yVendas", "FrozenNoah", "Ninivee", "DarkCobweb", "CML_Justin", "Teesily", "Freeeedom", "Lelouch610", "2wc", "KakaMC", "Nor_Malo", "GingerTeddy", "Squashgitter333", "Grapfen", "yzvm", "lizsyy", "2B9", "agowskyy", "toxicplace", "Proofreader"], "y": [50.0, 0.0, 90.0, 0.0, 90.0, 0.0, 50.0, 50.0, 0.0, 0.0, 100.0, 0.0, 50.0, 0.0, 0.0, 0.0, 90.0, 50.0, 0.0, 50.0, 50.0, 50.0, 0.0, 0.0, 0.0, 0.0, 0.0, 0.0, 0.0, 0.0, 50.0, 0.0, 0.0, 0.0, 0.0, 0.0, 0.0, 0.0, 0.0, 50.0]}, {"marker": {"color": "rgb(68, 170, 153)"}, "name": "Waffenfolge", "type": "bar", "x": ["Allooy", "cediiiiii_10", "chrisihalt", "Fflopse", "Muniix", "_n3d", "qriezmannsOpa", "NewNormal0947", "Ex4cted", "ReichesBrot", "Gobo9", "HerrDante", "Umgfoin", "PedroZockt", "Joe3346", "rotmann2", "Ungluecklicher", "JennieKim", "JOW23", "Luxemburq", "yVendas", "FrozenNoah", "Ninivee", "DarkCobweb", "CML_Justin", "Teesily", "Freeeedom", "Lelouch610", "2wc", "KakaMC", "Nor_Malo", "GingerTeddy", "Squashgitter333", "Grapfen", "yzvm", "lizsyy", "2B9", "agowskyy", "toxicplace", "Proofreader"], "y": [0.0, 0.0, 0.0, 0.0, 0.0, 0.0, 0.0, 0.0, 0.0, 0.0, 0.0, 0.0, 0.0, 0.0, 0.0, 0.0, 0.0, 0.0, 0.0, 0.0, 0.0, 0.0, 0.0, 0.0, 0.0, 0.0, 0.0, 0.0, 0.0, 0.0, 0.0, 0.0, 0.0, 0.0, 0.0, 0.0, 0.0, 0.0, 0.0, 0.0]}, {"marker": {"color": "rgb(153, 153, 51)"}, "name": "Wettrennen", "type": "bar", "x": ["Allooy", "cediiiiii_10", "chrisihalt", "Fflopse", "Muniix", "_n3d", "qriezmannsOpa", "NewNormal0947", "Ex4cted", "ReichesBrot", "Gobo9", "HerrDante", "Umgfoin", "PedroZockt", "Joe3346", "rotmann2", "Ungluecklicher", "JennieKim", "JOW23", "Luxemburq", "yVendas", "FrozenNoah", "Ninivee", "DarkCobweb", "CML_Justin", "Teesily", "Freeeedom", "Lelouch610", "2wc", "KakaMC", "Nor_Malo", "GingerTeddy", "Squashgitter333", "Grapfen", "yzvm", "lizsyy", "2B9", "agowskyy", "toxicplace", "Proofreader"], "y": [50.0, 32.0, 70.0, 20.0, 24.0, 44.0, 36.0, 6.0, 8.0, 8.0, 14.0, 6.0, 0.0, 0.0, 56.0, 0.0, 0.0, 38.0, 0.0, 0.0, 38.0, 0.0, 0.0, 0.0, 8.0, 0.0, 0.0, 0.0, 0.0, 0.0, 12.0, 20.0, 0.0, 0.0, 0.0, 0.0, 0.0, 0.0, 0.0, 0.0]}], "layout": {"annotations": [{"font": {"size": 12}, "showarrow": false, "text": "Max 100 points per minigame. Records #1 through #10 of games & maps in the active pool are considered (#1: 100, #2: 90, ..., #10: 10). If a minigame has multiple maps, the 100 points are distributed equally. fflopse.github.io/MCP-Records/data-analysis/global-ranking.ipynb", "x": 0.5, "xanchor": "center", "xref": "paper", "y": 1.163, "yref": "paper"}], "barmode": "stack", "legend": {"bgcolor": "rgba(255, 255, 255, 0)", "bordercolor": "rgba(0, 0, 0, 0)", "font": {"size": 12}, "traceorder": "normal", "x": 1.05, "y": 0.5}, "margin": {"r": 200}, "title": {"text": "Extended Overall Record Comparison - Top 40 Players"}, "xaxis": {"title": {"text": "Player"}}, "yaxis": {"title": {"text": "Points"}}}}
